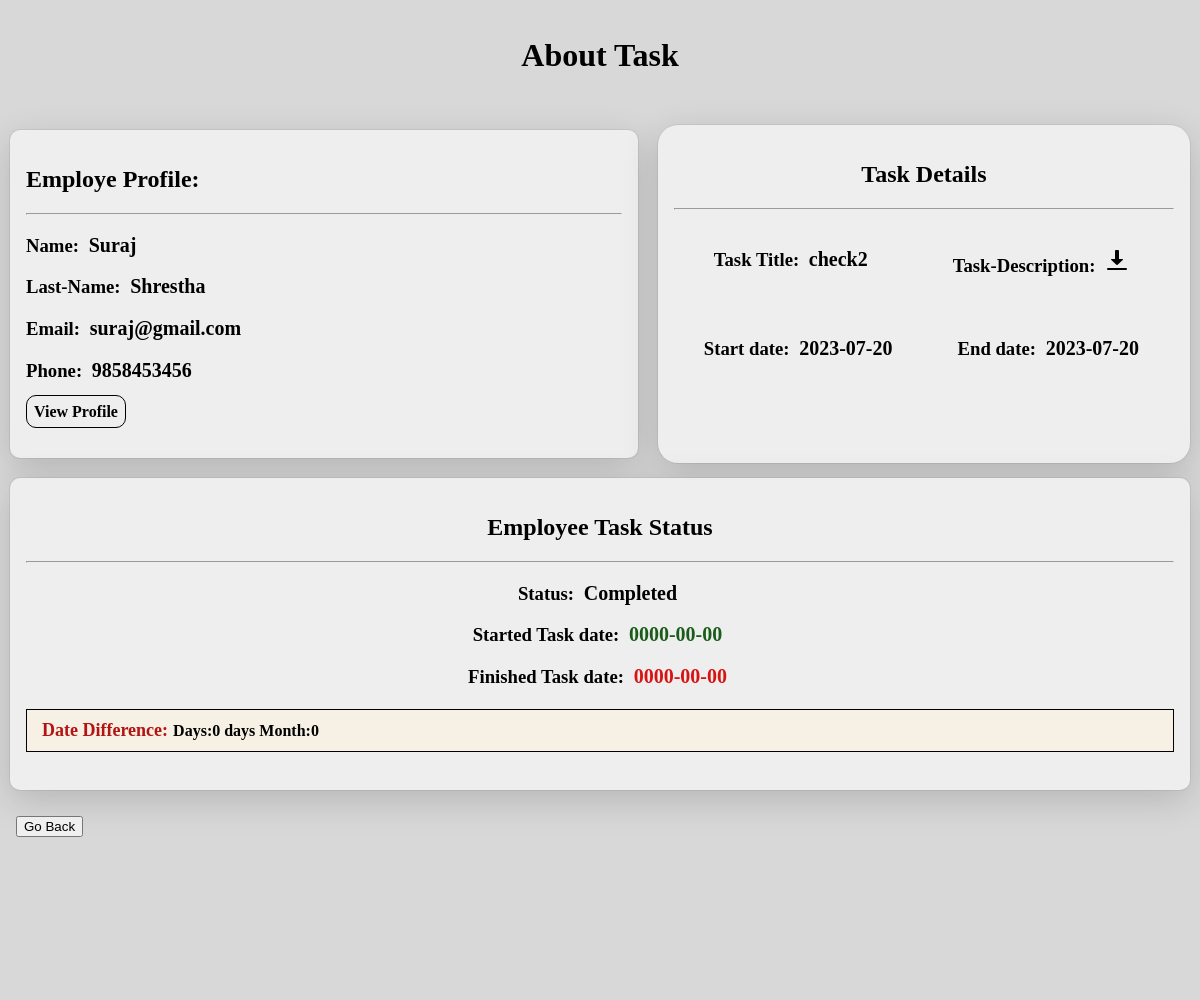
The app's page /Managersite/ajaxfile/task_detail.php?task_id=92 with its own data.
### tables this page shows
CREATE TABLE `tasks` (
  `task_id` int(11) NOT NULL,
  `d_id` int(50) DEFAULT NULL,
  `task_title` varchar(50) DEFAULT NULL,
  `status` varchar(50) NOT NULL,
  `task_description` varchar(200) NOT NULL,
  `start_date` date NOT NULL,
  `end_date` date NOT NULL,
  `m_id` int(11) DEFAULT NULL,
  `e_id` int(11) DEFAULT NULL,
  `completed_task` tinyint(1) NOT NULL,
  `file_name` varchar(60) DEFAULT NULL,
  `feedback` varchar(500) DEFAULT NULL,
  `started_task` date DEFAULT NULL,
  `finished_task` date NOT NULL
);

CREATE TABLE `employee` (
  `eid` int(50) NOT NULL,
  `d_id` int(50) DEFAULT NULL,
  `emp_name` varchar(50) NOT NULL,
  `emp_email` varchar(50) NOT NULL,
  `emp_lastname` varchar(50) NOT NULL,
  `emp_phone` varchar(50) DEFAULT NULL,
  `e_pw` varchar(50) NOT NULL,
  `em_img` varchar(60) DEFAULT NULL,
  `location` varchar(50) DEFAULT NULL,
  `Age` tinyint(100) DEFAULT NULL,
  `Experence` varchar(50) DEFAULT NULL,
  `Degree` varchar(50) DEFAULT NULL,
  `Short-detail` varchar(50) DEFAULT NULL,
  `About-Your-Self` varchar(200) DEFAULT NULL
);

### Managersite/ajaxfile/task_detail.php (the view, shortened to what this page needs)
<!doctype html>
<body>
  <?php
  $task_id = $_GET['task_id'];
  $conn = mysqli_connect("localhost","root","","workprogresstracker");
  $sql = "SELECT * FROM tasks INNER JOIN employee on tasks.e_id = employee.eid  where task_id = $task_id";
  $result = mysqli_query($conn,$sql);
  if($result->num_rows > 0)
  {
    $row = $result->fetch_assoc();
  }
  ?>
  <header><h1 style="text-align: center;">About Task </h1></header>
  <div id="main">
    <nav><h2>Employe Profile:</h2>
    <hr>
      <h3>Name: <span  ><?php echo $row['emp_name'] ?></span></h3>
      <h3>Last-Name: <span ><?php echo $row['emp_lastname'] ?></span></h3>
      <h3>Email: <span ><?php echo $row['emp_email'] ?></span></h3>
      <h3>Phone: <span ><?php echo $row['emp_phone'] ?></span></h3>
      <h4><a href="../emplyee_view.php?eid= <?php echo $row['e_id']?>">View Profile</a> </h4>
    </nav>
    <article><h2 style="text-align: center;">Task Details</h2>
    <hr>
    <div class="flex-box">
      <h3>Task Title: <span ><?php echo $row['task_title'] ?></span></h3>
      <h3>Task-Description: <span ><a style="color:black" href="./../description_tasks/<?php echo $rows['task_description']?>" download ><img src="../../icons/download-icon.png" alt="Download" srcset=""></a></span></h3>
    </div>
    <div class="flex-box">
      <h3>Start date: <span ><?php echo isset($row['start_date']) ? $row['start_date'] : "-"  ?></span></h3>
      <h3>End date: <span ><?php echo $row['end_date'] ?></span></h3>
    </div>
    </article>
    <aside style="text-align: center;">
      <h2>Employee Task Status</h2>
      <hr>
      <h3>Status: <span ><?php echo $row['status'] ?></span></h3>
      <h3>Started Task date: <span style="color: #1A5D1A"><?php echo $row['started_task'] ?></span></h3>
      <h3>Finished Task date: <span style="color: #D71313;"><?php echo $row['finished_task'] ?></span></h3>
      <?php
      $finished_task =$row['finished_task'] ?? "";;
      $started_task_date = new DateTime($finished_task);
      $finished_task_date = new DateTime($finished_task);
      $dateInterval = $finished_task_date->diff($started_task_date);
      $daysDifference = $dateInterval->days;
      $monthsDifference = $dateInterval->m;
      ?>
      <h4 style="border: 1px solid black;text-align:left;padding:10px;background-color:#F7F1E5"><span style="color: #B31312;font-size:18px">Date Difference:</span>Days:<?php echo $daysDifference."\t" ?> days Month:<?php echo  $monthsDifference ?>
    </h4>
    </aside>
  </div>
  <footer><button id="goBackBtn">Go Back</button></footer>
</body>

### Managersite/ajaxfile/task_detail.php (style rules this page uses)
* { box-sizing: border-box; }
body { margin: 0; height: 100%; background-color: #D8D8D8; }
#main { display: flex; flex-wrap: wrap; height: auto; min-height: calc(100vh - 40vh); }
#main > article { box-shadow: rgba(0, 0, 0, 0.16) 0px 10px 36px 0px, rgba(0, 0, 0, 0.06) 0px 0px 0px 1px; background: #EEEEEE; border-radius: 20px; margin:5px 10px; }
#main > nav, #main > aside { box-shadow: rgba(0, 0, 0, 0.16) 0px 10px 36px 0px, rgba(0, 0, 0, 0.06) 0px 0px 0px 1px; flex: 26vw; background: #EEEEEE; border-radius: 10px; margin: 10px; }
#main > nav { border-radius: 10px; margin: 10px; order: -1; }
header, footer, article, nav, aside { padding: 1em; }
header { background: #D8D8D8; height: 15vh; }
footer { height: 25vh; background-color: #D8D8D8; }
.flex-box { display: flex; justify-content: space-around; }
.flex-box > h3 { margin: 20px; padding: 10px; }
span { font-size: 20px; margin: 5px; }
h4 > a { text-decoration: none; color: black; border: 0.5px solid black; padding: 7px; border-radius: 10px; }

### records on screen
tasks: e.emp_name "Suraj", e.emp_lastname "Shrestha", e.emp_email "suraj@gmail.com", e.emp_phone "9858453456", task_title "check2", start_date "2023-07-20", end_date "2023-07-20", status "Completed", started_task "0000-00-00", finished_task "0000-00-00", finished_task "0"
